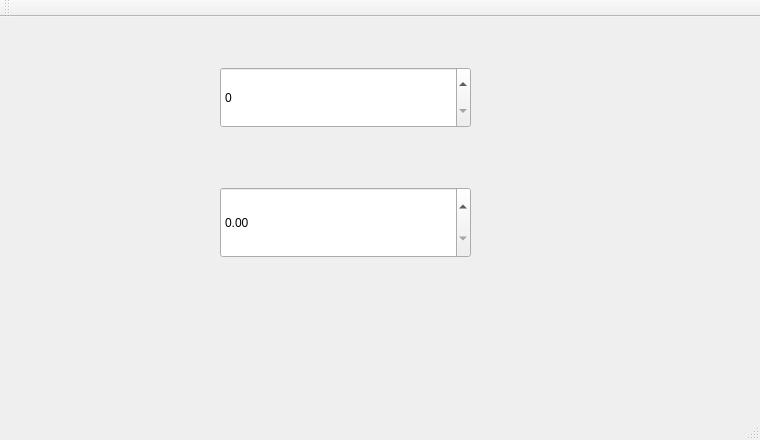
<?xml version="1.0" encoding="UTF-8"?>
<ui version="4.0">
 <class>MainWindow</class>
 <widget class="QMainWindow" name="MainWindow">
  <property name="geometry">
   <rect>
    <x>0</x>
    <y>0</y>
    <width>760</width>
    <height>440</height>
   </rect>
  </property>
  <property name="windowTitle">
   <string>MainWindow</string>
  </property>
  <widget class="QWidget" name="centralWidget">
   <widget class="QSpinBox" name="spinBox">
    <property name="geometry">
     <rect>
      <x>220</x>
      <y>50</y>
      <width>251</width>
      <height>61</height>
     </rect>
    </property>
   </widget>
   <widget class="QDoubleSpinBox" name="doubleSpinBox">
    <property name="geometry">
     <rect>
      <x>220</x>
      <y>170</y>
      <width>251</width>
      <height>71</height>
     </rect>
    </property>
    <property name="decimals">
     <number>2</number>
    </property>
    <property name="singleStep">
     <double>0.010000000000000</double>
    </property>
   </widget>
  </widget>
  <widget class="QMenuBar" name="menuBar">
   <property name="geometry">
    <rect>
     <x>0</x>
     <y>0</y>
     <width>760</width>
     <height>26</height>
    </rect>
   </property>
  </widget>
  <widget class="QToolBar" name="mainToolBar">
   <attribute name="toolBarArea">
    <enum>TopToolBarArea</enum>
   </attribute>
   <attribute name="toolBarBreak">
    <bool>false</bool>
   </attribute>
  </widget>
  <widget class="QStatusBar" name="statusBar"/>
 </widget>
 <layoutdefault spacing="6" margin="11"/>
 <resources/>
 <connections/>
</ui>
